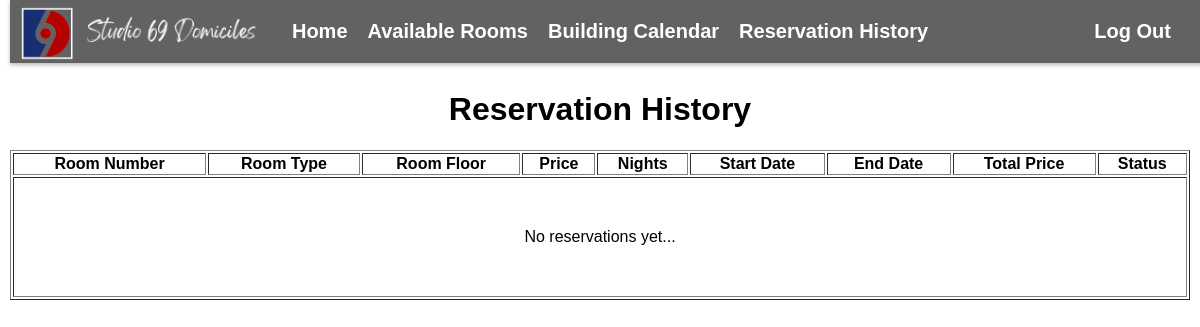
Before: /reservation-history/ (signed in) with the older database file.
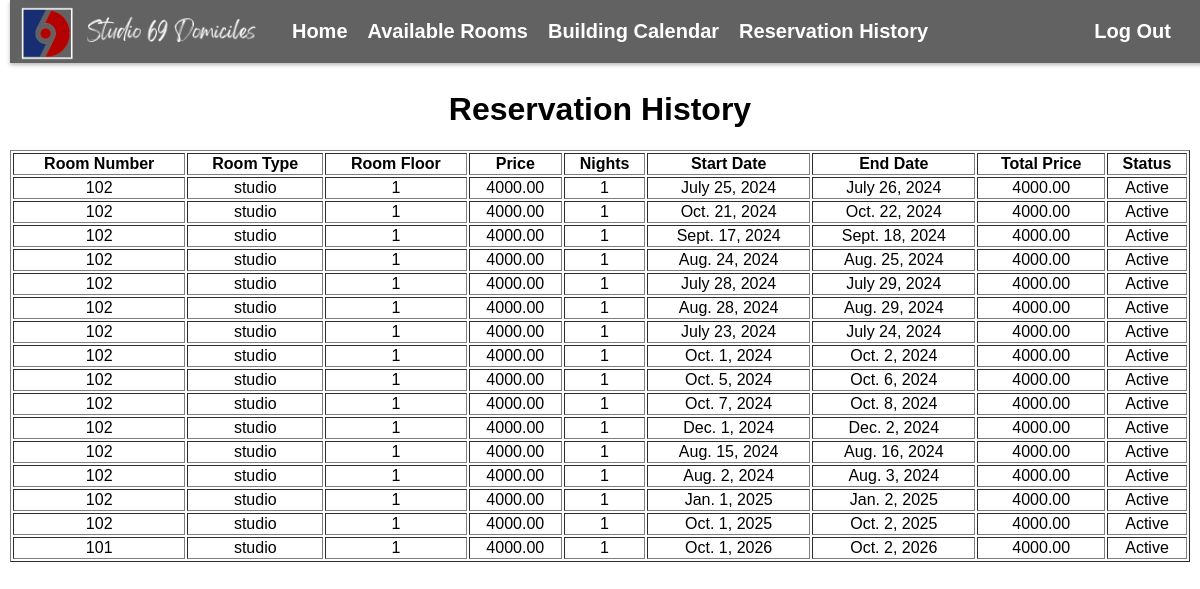
After: the same page with the newer database file.
### reservations/models.py (models this page shows, shortened)
class Room(models.Model):
    ROOM_TYPES = (
        ('studio', 'Studio'),
        ('1-bed', '1 Bedroom'),
        ('2-bed', '2 Bedrooms'),
    )
    unit = models.CharField(max_length=10)
    type = models.CharField(max_length=20, choices=ROOM_TYPES)
    floor = models.IntegerField()
    price = models.DecimalField(max_digits=10, decimal_places=2)
    is_booked = models.BooleanField(default=False)
    images = models.JSONField(default=list)  # Storing images as JSON

class Booking(models.Model):
    user = models.ForeignKey(User, on_delete=models.CASCADE)
    room = models.ForeignKey(Room, on_delete=models.CASCADE)
    start_date = models.DateField()
    end_date = models.DateField()
    total_price = models.DecimalField(max_digits=10, decimal_places=2)
    is_canceled = models.BooleanField(default=False)
    proof_of_payment = models.ImageField(upload_to='proofs/', blank=True, null=True)  # Adjust as needed

### reservations/views.py (the view)
# urls.py: path('reservation-history/', views.reservation_history, name='reservation_history'),
@login_required
def reservation_history(request):
    user = request.user
    bookings = Booking.objects.filter(user=user).select_related('room')
    reservation_data = []
    for booking in bookings:
        room = booking.room
        nights = (booking.end_date - booking.start_date).days
        total_price = room.price * nights
        reservation_data.append({
            'id': booking.id,
            'room_number': room.unit,
            'room_type': room.type,
            'room_floor': room.floor,
            'price': room.price,
            'nights': nights,
            'start_date': booking.start_date,
            'end_date': booking.end_date,
            'total_price': total_price
        })
    return render(request, 'reservations/reservation_history.html', {
        'reservations': reservation_data
    })

### reservations/templates/reservations/reservation_history.html (shortened to what this page needs)
{% load static %}
<!DOCTYPE html>
<html>
<head>
</head>
<body>
    <div class="navbar">
        <nav>
            <a href="{% url 'home' %}"><img class="navbar_logo" src="{% static 'reservations/images/Navbar_Logo.png' %}" alt="Studio 69"></a>
            <ul>
                <li><a href="{% url 'home' %}">Home</a></li>
                <li><a href="{% url 'room_availability' %}">Available Rooms</a></li>
                <li><a href="{% url 'building_overview' %}">Building Calendar</a></li>
                {% if user.is_authenticated %}
                <li><a href="{% url 'reservation_history' %}">Reservation History</a></li>
                <form action="{% url 'logout' %}" method="post" style="display: inline;">
                    <button type="submit" class="logout-button">Log Out</button>
                </form>
                {% endif %}
            </ul>
        </nav>
    </div>
    <div class="main">
      <h1>Reservation History</h1>
      <table border="1">
        <thead>
            <tr>
                <th>Room Number</th>
                <th>Room Type</th>
                <th>Room Floor</th>
                <th>Price</th>
                <th>Nights</th>
                <th>Start Date</th>
                <th>End Date</th>
                <th>Total Price</th>
                <th>Status</th>
            </tr>
        </thead>
        <tbody>
            {% for reservation in reservations %}
                <tr>
                    <td>{{ reservation.room_number }}</td>
                    <td>{{ reservation.room_type }}</td>
                    <td>{{ reservation.room_floor }}</td>
                    <td>{{ reservation.price }}</td>
                    <td>{{ reservation.nights }}</td>
                    <td>{{ reservation.start_date }}</td>
                    <td>{{ reservation.end_date }}</td>
                    <td>{{ reservation.total_price }}</td>
                    <td>
                        {% if reservation.is_canceled %}
                            Canceled
                        {% else %}
                            Active
                        {% endif %}
                    </td>
                </tr>
            {% empty %}
                <tr>
                    <td colspan="9" style="text-align: center; padding: 50px; ">No reservations yet...</td>
                </tr>
            {% endfor %}
        </tbody>
    </table>
    </div>
</body>
</html>

### reservations/templates/reservations/reservation_history.html (style rules this page uses)
html, body { margin: 0; height: 100%; text-overflow: clip; text-wrap: nowrap; padding: 5px; }
body { font-family: Arial, Helvetica, sans-serif; }
.navbar { position: fixed; width: 100%; top: 0; z-index: 100; overflow: hidden; background-color: #0000009d; box-shadow: 0 2px 4px rgba(0, 0, 0, 0.275); color: #ffffff; transition: 0.3s ease; }
.navbar_logo { width: 240px; height: auto; position: absolute; top: 5px; }
.navbar nav { justify-content: space-between; align-items: center; display: flex; padding: 10px; }
.navbar ul { list-style: none; margin: auto; color: #333; display: flex; padding: 0; }
.navbar li { padding: 10px; text-decoration: none; color: #000000; font-size: 20px; font-weight: bold; transition: background-color 0.3s ease; }
.navbar a { color: #ffffff; text-decoration: none; }
.logout-button { background-color: transparent; color: white; padding: 10px 15px; border: none; border-radius: 5px; cursor: pointer; position: absolute; right: 2%; font-size: 20px; font-weight: bold; transition: transform 0.2s; }
.main { margin-top: 60px; align-items: center; justify-content: center; display: inline-block; width: 100%; }
.main h1 { align-items: center; text-align: center; }
.main table { align-items: center; text-align: center; width: 100%; }

Changed rows visible on the page:
now on this page (row unchanged): Room: room_number "102" "102" "102" "102" "102" "102" "102" "102" "102" "102" "102" "102" "102" "102" "102", room_type "studio" "studio" "studio" "studio" "studio" "studio" "studio" "studio" "studio" "studio" "studio" "studio" "studio" "studio" "studio", price "4000.00" "4000.00" "4000.00" "4000.00" "4000.00" "4000.00" "4000.00" "4000.00" "4000.00" "4000.00" "4000.00" "4000.00" "4000.00" "4000.00" "4000.00"
added Booking: start_date "July 25, 2024", end_date "July 26, 2024"
added Booking: start_date "Oct. 21, 2024", end_date "Oct. 22, 2024"
added Booking: start_date "Sept. 17, 2024", end_date "Sept. 18, 2024"
added Booking: start_date "Aug. 24, 2024", end_date "Aug. 25, 2024"
added Booking: start_date "July 28, 2024", end_date "July 29, 2024"
added Booking: start_date "Aug. 28, 2024", end_date "Aug. 29, 2024"
added Booking: start_date "July 23, 2024", end_date "July 24, 2024"
added Booking: start_date "Oct. 1, 2024", end_date "Oct. 2, 2024"
added Booking: start_date "Oct. 5, 2024", end_date "Oct. 6, 2024"
added Booking: start_date "Oct. 7, 2024", end_date "Oct. 8, 2024"
added Booking: start_date "Dec. 1, 2024", end_date "Dec. 2, 2024"
added Booking: start_date "Aug. 15, 2024", end_date "Aug. 16, 2024"
added Booking: start_date "Aug. 2, 2024", end_date "Aug. 3, 2024"
added Booking: start_date "Jan. 1, 2025", end_date "Jan. 2, 2025"
added Booking: start_date "Oct. 1, 2025", end_date "Oct. 2, 2025"
now on this page (row unchanged): Room: room_number "101", room_type "studio", price "4000.00"
added Booking: start_date "Oct. 1, 2026", end_date "Oct. 2, 2026"
Other visible differences:
new list line: "1 1 4000.00 Active"
text no longer shown: "No reservations yet..."
